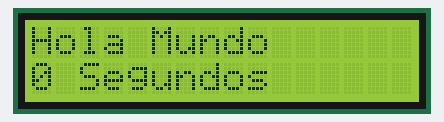
Recording of a sketch running on a simulated Arduino Uno, built with avr-gcc and run on an emulated ATmega328P. Parts: 16×2 character LCD.

Above: at 0.1 s.
At 5.1 s:
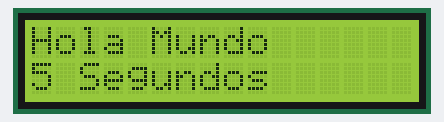
At 10.1 s:
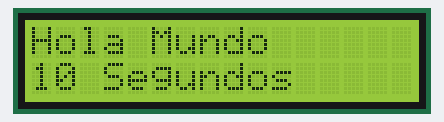
At 19.1 s:
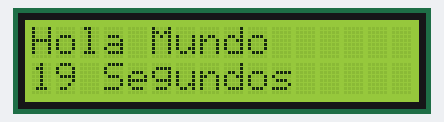
At 28.1 s:
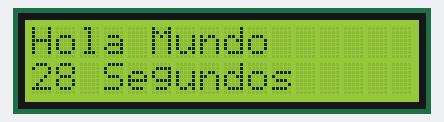
At 38.1 s:
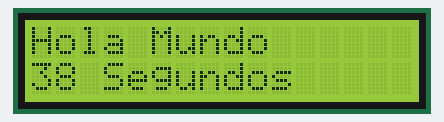

The sketch:

LCDEjemplo.ino
```cpp
#include <LiquidCrystal.h>
LiquidCrystal lcd(7, 8, 9, 10, 11 , 12);

void setup() {
  // Inicializar el LCD con el número de  columnas y filas del LCD
  lcd.begin(16,2);
  // Escribimos el Mensaje en el LCD
  lcd.print("Hola Mundo");
}

void loop() {
  // Ubicamos el cursor en la primera posición(columna:0) de la segunda línea(fila:1)
  lcd.setCursor(0, 2);
   // Escribimos el número de segundos trascurridos
  lcd.print(millis()/1000);
  lcd.print(" Segundos");
  delay(100);
}
```

Measured:
- what the display in image 1 shows lasts 1.1 s, from 5.0 s to 6.1 s
